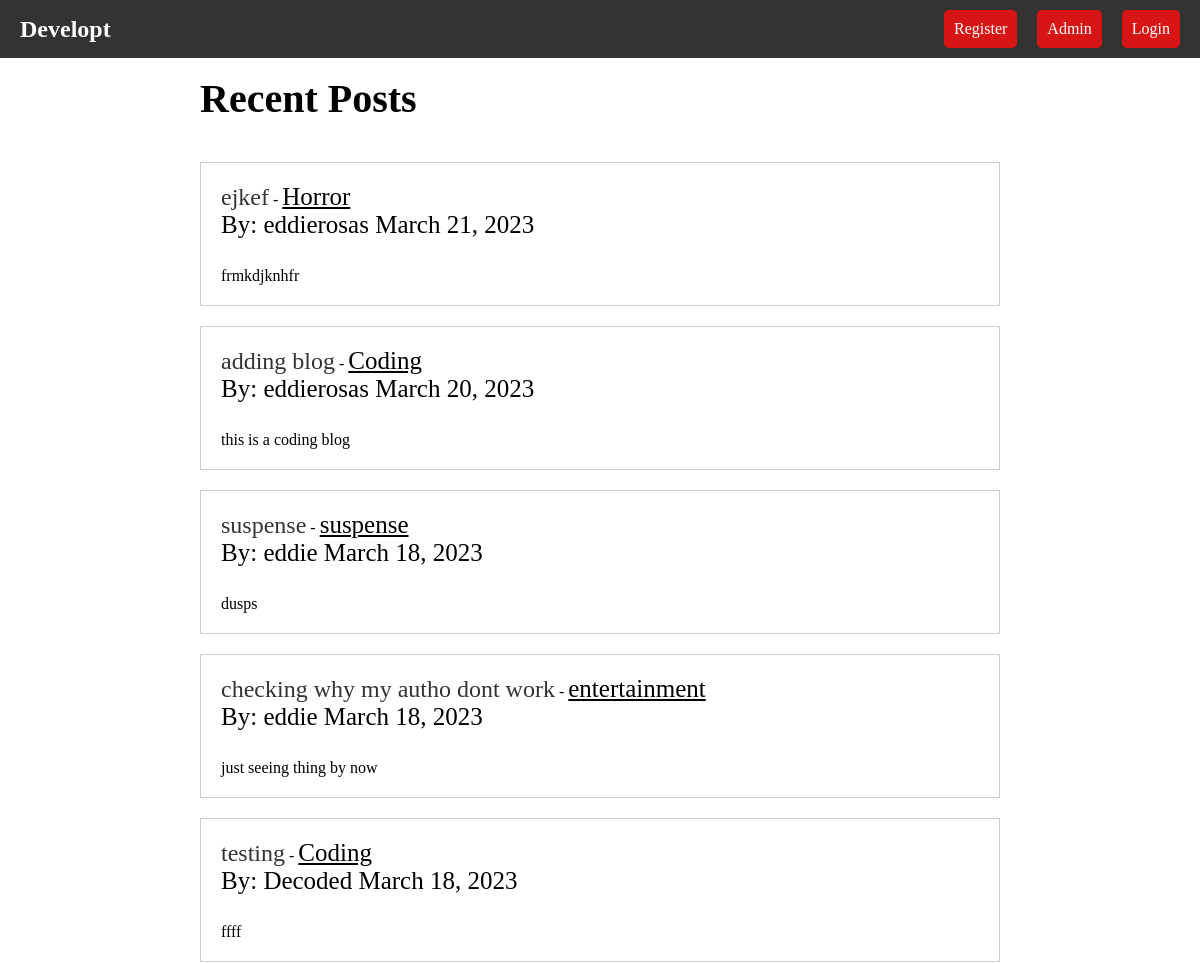
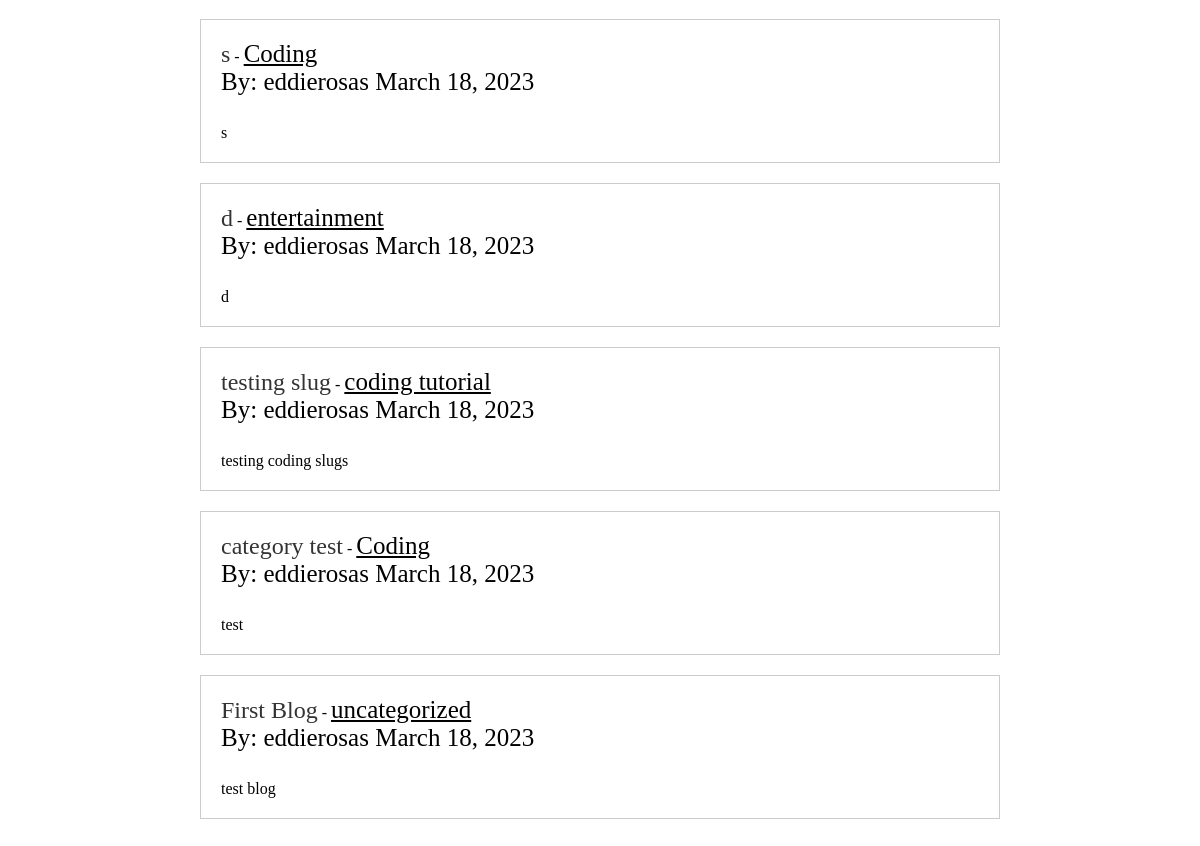
The page / on the database its author committed (2 pictures, top to bottom).
### app/models.py (models this page shows, shortened)
class Post(models.Model):
    title = models.CharField(max_length=250)
    title_tag = models.CharField(
        max_length=250,
    )
    author = models.ForeignKey(User, on_delete=models.CASCADE)
    body = models.TextField()
    post_date = models.DateField(auto_now_add=True)
    category = models.CharField(max_length=250, default="uncategorized")

### app/views.py (the view)
# urls.py: path("", HomeView.as_view(), name="home"),
class HomeView(ListView):
    model = Post
    template_name = "home.html"
    ordering = ["-post_date", "-id"]

### app/templates/home.html (shortened to what this page needs)
{% extends "base.html" %} {% block content %}
<div class="container">
  <h1>Recent Posts</h1>
  <ul class="posts-list">
    {% for post in object_list %}
    <li class="post-item">
      <a href="{% url 'article-detail' post.pk %}" class="post-title"
        >{{ post.title }}</a> -
        <a class= "post-meta"href="{%url "category" post.category%}"> {{post.category}}</a
      >
      <div class="post-meta">
      By: {{ post.author.username}}
        {{post.post_date}}
      </div>
      <div class="post-actions">
      <br />{{post.body|slice:":50"|safe}}
    </li>
    {% endfor %}
  </ul>
  {% endblock %}

### app/templates/base.html (shortened to what this page needs)
{% load static %}
<!DOCTYPE html>
<html lang="en">
  <head>
    <link rel="stylesheet" href="{% static "style.css" %}">
  </head>
  <body>
    <main>
      <nav class="navbar">
        <div class="navbar-title">
          <a href="{% url "home" %}" class="home">Developt</a>
        </div>
        <div class="navbar-links">
          {% if user.is_authenticated %}
            <a href="{% url "add_post" %}" class="add-post">Add Blog</a>
            <a href="{% url "add_category" %}" class="add-post">Add Category</a>
            <a href="{% url "logout" %}" class="add-post">Logout</a>
              </div>
                {% for category in categories %}
                  <a href="{{ category.get_absolute_url }}">{{ category.name }}</a>
                {% endfor %}
              </div>
          {% else %}
          {% if request.path != "/members/register/" %}
            <a href="{% url "register" %}" class="add-post">Register</a>
          {% endif %}
            <div class="navbar-links">
              {% if request.path != "/members/login/" %}
              {% if request.path != "/members/register/" %}
              <a href="http://127.0.0.1:8000/admin/login/?next=/admin/" class="add-post">Admin</a>
              {% endif %}
              {% endif %}
              {% if request.path != "/members/login/" %}
              <a href="{% url "login" %}" class="add-post">Login</a>
              {% endif %}
            </div>
          {% endif %}
        </div>
      </nav>
      {% block content%} {% endblock content %}
    </main>
  </body>
</html>

### app/static/style.css (style rules this page uses)
.navbar { background-color: #333; color: white; display: flex; justify-content: space-between; align-items: center; padding: 10px 20px; position: fixed; top: 0; left: 0; right: 0; z-index: 9999; }
.navbar-title { font-size: 24px; margin-right: auto; }
.navbar-title a { color: white; text-decoration: none; }
.navbar-links { display: flex; align-items: center; }
.navbar-links a { color: white; text-decoration: none; margin-left: 20px; padding: 10px; border-radius: 5px; }
.navbar-links a:last-child { margin-right: 0; }
main { padding: 20px; }
.home { font-size: 24px; font-weight: bold; color: white; text-decoration: none; }
.add-post { background-color: #d81515; color: white; padding: 10px 20px; border-radius: 5px; text-decoration: none; }
.container { max-width: 800px; margin: 0 auto; padding: 20px; }
.posts-list { list-style: none; margin: 0; padding: 0; }
.post-item { margin-bottom: 20px; border: 1px solid #ccc; padding: 20px; }
.post-title { text-decoration: none; color: #333; font-size: 24px; }
.post-meta { font-size: 25px; color: #000000; margin-bottom: 10px; }
.post-actions { margin-top: 10px; }
h1 { font-size: 2.5em; margin-bottom: 1em; }

### rows shown on the page
Post: title "ejkef", category "Horror", author.username "eddierosas", post_date "March 21, 2023", body "frmkdjknhfr"
Post: title "adding blog", category "Coding", author.username "eddierosas", post_date "March 20, 2023", body "this is a coding blog"
Post: title "suspense", category "suspense", author.username "eddie", post_date "March 18, 2023", body "dusps"
Post: title "checking why my autho dont work", category "entertainment", author.username "eddie", post_date "March 18, 2023", body "just seeing thing by now"
Post: title "testing", category "Coding", author.username "Decoded", post_date "March 18, 2023", body "ffff"
Post: title "s", category "Coding", author.username "eddierosas", post_date "March 18, 2023", body "s"
Post: title "d", category "entertainment", author.username "eddierosas", post_date "March 18, 2023", body "d"
Post: title "testing slug", category "coding tutorial", author.username "eddierosas", post_date "March 18, 2023", body "testing coding slugs"
Post: title "category test", category "Coding", author.username "eddierosas", post_date "March 18, 2023", body "test"
Post: title "First Blog", category "uncategorized", author.username "eddierosas", post_date "March 18, 2023", body "test blog"
